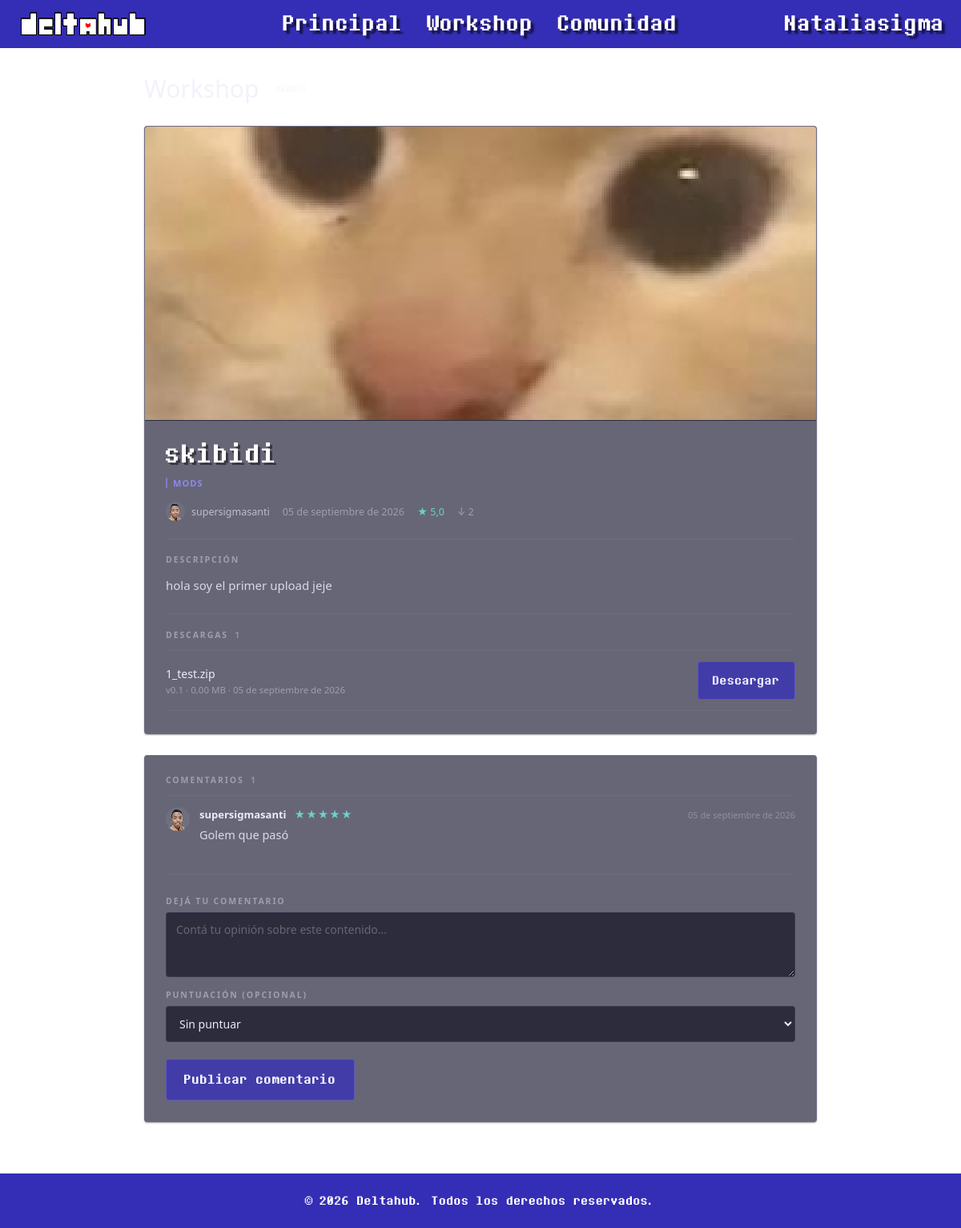
Screenshot of /item.php?id=1 (signed in) with the database file from the repository.
### tables this page shows
CREATE TABLE `items` (
  `id` int(11) NOT NULL,
  `usuario_id` int(11) NOT NULL,
  `categoria_id` int(11) NOT NULL,
  `titulo` varchar(100) NOT NULL,
  `descripcion` text DEFAULT NULL,
  `imagen_portada` varchar(255) DEFAULT NULL,
  `fecha_publicacion` datetime DEFAULT current_timestamp(),
  `fecha_actualizacion` datetime DEFAULT NULL,
  `descargas` int(11) DEFAULT 0
);

CREATE TABLE `categorias` (
  `id` int(11) NOT NULL,
  `nombre` varchar(50) NOT NULL
);

CREATE TABLE `usuarios` (
  `id` int(11) NOT NULL,
  `nombre_usuario` varchar(50) NOT NULL,
  `email` varchar(100) NOT NULL,
  `password_hash` varchar(255) NOT NULL,
  `avatar_url` varchar(255) DEFAULT NULL,
  `fecha_registro` datetime DEFAULT current_timestamp(),
  `rol` enum('usuario','moderador','admin') DEFAULT 'usuario',
  `bio` text DEFAULT NULL
);

CREATE TABLE `archivos` (
  `id` int(11) NOT NULL,
  `item_id` int(11) NOT NULL,
  `version` varchar(20) DEFAULT NULL,
  `url_archivo` varchar(255) NOT NULL,
  `tamano_mb` decimal(6,2) DEFAULT NULL,
  `fecha_subida` datetime DEFAULT current_timestamp()
);

CREATE TABLE `comentarios` (
  `id` int(11) NOT NULL,
  `item_id` int(11) NOT NULL,
  `usuario_id` int(11) NOT NULL,
  `contenido` text NOT NULL,
  `puntuacion` tinyint(4) DEFAULT NULL CHECK (`puntuacion` between 1 and 5),
  `fecha` datetime DEFAULT current_timestamp()
);

### item.php (the view, shortened to what this page needs)
<?php
require_once "config/database.php";
function fecha_espanol($fecha) {
    $meses = [
        1  => "enero",
        2  => "febrero",
        3  => "marzo",
        4  => "abril",
        5  => "mayo",
        6  => "junio",
        7  => "julio",
        8  => "agosto",
        9  => "septiembre",
        10 => "octubre",
        11 => "noviembre",
        12 => "diciembre"
    ];
    $f = new DateTime($fecha);
    return $f->format("d") . " de " . $meses[(int)$f->format("n")] . " de " . $f->format("Y");
}
$id = (int)($_GET["id"] ?? 0);
$stmt = $pdo->prepare("
    SELECT items.*, usuarios.nombre_usuario, usuarios.avatar_url, categorias.nombre AS categoria_nombre
    FROM items
    JOIN usuarios ON items.usuario_id = usuarios.id
    JOIN categorias ON items.categoria_id = categorias.id
    WHERE items.id = :id
    LIMIT 1
");
$stmt->execute([":id" => $id]);
$item = $stmt->fetch(PDO::FETCH_ASSOC);
$no_encontrado = empty($item);
$archivos = [];
$comentarios = [];
$valoracion = null;
if (!$no_encontrado) {
    $stmt = $pdo->prepare("SELECT * FROM archivos WHERE item_id = :id ORDER BY fecha_subida DESC");
    $stmt->execute([":id" => $id]);
    $archivos = $stmt->fetchAll(PDO::FETCH_ASSOC);
    $stmt = $pdo->prepare("
        SELECT comentarios.*, usuarios.nombre_usuario, usuarios.avatar_url
        FROM comentarios
        JOIN usuarios ON comentarios.usuario_id = usuarios.id
        WHERE comentarios.item_id = :id
        ORDER BY comentarios.fecha DESC
    ");
    $stmt->execute([":id" => $id]);
    $comentarios = $stmt->fetchAll(PDO::FETCH_ASSOC);
    foreach ($comentarios as $c) {
        if (!empty($c["puntuacion"])) {
            $valoracion[] = (int)$c["puntuacion"];
        }
    }
    if (!empty($valoracion)) {
        $valoracion = round(array_sum($valoracion) / count($valoracion), 1);
    }
}
?>
<!DOCTYPE html>
<html lang="es">
<head>
    <link rel="stylesheet" href="style.css">
</head>
<body class="workshop">
    <header>
        <a href="index.php" class="header-logo-LoginRegister">
            <img src="imagenes/DeltahubLogo3px.png" alt="logo deltahub">
        </a>
        <a href="index.php" id="shadow">Principal</a>
        <a href="workshop.php" id="shadow">Workshop</a>
        <a href="community.html" id="shadow">Comunidad</a>
        <div class="auth">
            <?php if (isset($_SESSION["usuario_id"])): ?>
                <a href="perfil.php?id=<?php echo (int)$_SESSION["usuario_id"]; ?>" id="shadow">
                    <?php echo htmlspecialchars($_SESSION["nombre_usuario"]); ?>
                </a>
            <?php endif; ?>
        </div>
    </header>
    <main class="item-layout">
        <?php if ($no_encontrado): ?>
            <div class="item-missing">
                <h1 class="item-missing-title">Contenido no encontrado</h1>
                <p class="item-missing-text">
                    Ese contenido no existe o fue eliminado.
                </p>
                <a href="workshop.php" class="item-back-link">Volver a la workshop</a>
            </div>
        <?php else: ?>
            <nav class="item-crumbs">
                <a href="workshop.php" class="item-crumb">Workshop</a>
                <span class="item-crumb-sep" aria-hidden="true">/</span>
                <span class="item-crumb-here"><?php echo htmlspecialchars($item["titulo"]); ?></span>
            </nav>
            <article class="item-card">
                <div class="item-cover">
                    <?php if (!empty($item["imagen_portada"])): ?>
                        <img src="<?php echo htmlspecialchars($item["imagen_portada"]); ?>" alt="Portada de <?php echo htmlspecialchars($item["titulo"]); ?>">
                    <?php else: ?>
                        <div class="ws-item-thumb-placeholder">
                            <?php echo htmlspecialchars(mb_strtoupper(mb_substr($item["categoria_nombre"], 0, 4), "UTF-8")); ?>
                        </div>
                    <?php endif; ?>
                </div>
                <div class="item-body">
                    <h1 class="item-title"><?php echo htmlspecialchars($item["titulo"]); ?></h1>
                    <p class="item-cat"><?php echo htmlspecialchars($item["categoria_nombre"]); ?></p>
                    <div class="item-meta">
                        <a class="item-author"
                           href="perfil.php?id=<?php echo (int)$item['usuario_id']; ?>"
                           title="Perfil de <?php echo htmlspecialchars($item['nombre_usuario']); ?>">
                            <img
                            class="item-author-avatar"
                            src="<?php echo htmlspecialchars($item['avatar_url']); ?>"
                            alt="Avatar de <?php echo htmlspecialchars($item['nombre_usuario']); ?>"
                            >
                            <span><?php echo htmlspecialchars($item["nombre_usuario"]); ?></span>
                        </a>
                        <span class="item-date"><?php echo htmlspecialchars(fecha_espanol($item["fecha_publicacion"])); ?></span>
                        <?php if ($valoracion !== null): ?>
                            <span class="item-rate" title="Promedio de las puntuaciones de la comunidad">★ <?php echo number_format($valoracion, 1, ',', '.'); ?></span>
                        <?php endif; ?>
                        <span class="item-downloads">↓ <?php echo (int)$item["descargas"]; ?></span>
                    </div>
                    <div class="item-rule"></div>
                    <h2 class="item-section-title">Descripción</h2>
                    <p class="item-desc"><?php echo nl2br(htmlspecialchars($item["descripcion"] ?: "Sin descripción.")); ?></p>
                    <div class="item-rule"></div>
                    <h2 class="item-section-title">
                        Descargas
                        <?php if (count($archivos) > 0): ?>
                            <span class="item-section-count"><?php echo count($archivos); ?></span>
                        <?php endif; ?>
                    </h2>
                    <?php if (empty($archivos)): ?>
                        <p class="item-note">Este contenido todavía no tiene archivos disponibles.</p>
                    <?php else: ?>
                        <div class="item-files">
                            <?php foreach ($archivos as $archivo): ?>
                                <div class="file-row">
                                    <div class="file-info">
                                        <span class="file-name">
                                            <?php echo htmlspecialchars(basename($archivo["url_archivo"])); ?>
                                        </span>
                                        <span class="file-detail">
                                            v<?php echo htmlspecialchars($archivo["version"] ?? "1.0"); ?>
                                            · <?php echo number_format((float)$archivo["tamano_mb"], 2, ',', '.'); ?> MB
                                            · <?php echo htmlspecialchars(fecha_espanol($archivo["fecha_subida"])); ?>
                                        </span>
                                    </div>
                                    <a href="descargar.php?id=<?php echo (int)$item["id"]; ?>" class="btn-download">Descargar</a>
                                </div>
                            <?php endforeach; ?>
                        </div>
                    <?php endif; ?>
                </div>
            </article>
            <section class="comments-card" id="comentarios">
                <h2 class="item-section-title">
                    Comentarios
                    <?php if (count($comentarios) > 0): ?>
                        <span class="item-section-count"><?php echo count($comentarios); ?></span>
                    <?php endif; ?>
                </h2>
                <?php if (empty($comentarios)): ?>
                    <p class="item-note">Todavía no hay comentarios. ¡Sé el primero!</p>
                <?php else: ?>
                    <div class="comment-list">
                        <?php foreach ($comentarios as $comentario):
                            $avatar = empty($comentario["avatar_url"]) ? "uploads/avatars/default.jpg" : $comentario["avatar_url"];
                        ?>
                            <div class="comment-item">
                                <img class="comment-avatar" src="<?php echo htmlspecialchars($avatar); ?>" alt="Avatar de <?php echo htmlspecialchars($comentario["nombre_usuario"]); ?>">
                                <div class="comment-body">
                                    <div class="comment-head">
                                        <a class="comment-author"
                                           href="perfil.php?id=<?php echo (int)$comentario['usuario_id']; ?>"
                                           title="Perfil de <?php echo htmlspecialchars($comentario["nombre_usuario"]); ?>">
                                            <?php echo htmlspecialchars($comentario["nombre_usuario"]); ?>
                                        </a>
                                        <?php if (!empty($comentario["puntuacion"])): ?>
                                            <span class="comment-stars">
                                                <?php
                                                    $c = (int)$comentario["puntuacion"];
                                                    echo str_repeat("★", $c) . str_repeat("☆", 5 - $c);
                                                ?>
                                            </span>
                                        <?php endif; ?>
                                        <span class="comment-date"><?php echo htmlspecialchars(fecha_espanol($comentario["fecha"])); ?></span>
                                    </div>
                                    <p class="comment-text"><?php echo nl2br(htmlspecialchars($comentario["contenido"])); ?></p>
                                </div>
                            </div>
                        <?php endforeach; ?>
                    </div>
                <?php endif; ?>
                <?php if (isset($_SESSION["usuario_id"])): ?>
                    <div class="item-rule"></div>
                    <form class="item-form" action="item.php?id=<?php echo (int)$item["id"]; ?>#comentarios" method="POST">
                        <label class="item-form-label" for="contenido">Dejá tu comentario</label>
                        <textarea id="contenido" name="contenido" rows="3" maxlength="1000" placeholder="Contá tu opinión sobre este contenido..." required></textarea>
                        <label class="item-form-label" for="puntuacion">Puntuación (opcional)</label>
                        <select id="puntuacion" name="puntuacion">
                            <option value="">Sin puntuar</option>
                        </select>
                        <button type="submit" class="btn-submit">Publicar comentario</button>
                    </form>
                <?php else: ?>
                    <p class="item-login-hint">
                        <a href="login.html">Iniciá sesión</a> para comentar.
                    </p>
                <?php endif; ?>
            </section>
        <?php endif; ?>
    </main>
    <footer>
        <p>&copy; 2026 Deltahub. Todos los derechos reservados.</p>
    </footer>
</body>
</html>

### rows the page displays
items: imagen_portada (picture), titulo "skibidi", categoria.nombre "MODS", usuario.avatar_url (picture), usuario.nombre_usuario "supersigmasanti", fecha_publicacion "05 de septiembre de 2026", descargas "2", descripcion "hola soy el primer upload jeje"
archivos: url_archivo "1_test.zip", version "0.1", tamano_mb "0,00", fecha_subida "05 de septiembre de 2026"
comentarios: usuario.avatar_url (picture), usuario.nombre_usuario "supersigmasanti", puntuacion "★★★★★", fecha "05 de septiembre de 2026", contenido "Golem que pasó"

### other values shown
$_SESSION["nombre_usuario"] "Nataliasigma"
$valoracion "5,0"
count($archivos) "1"
count($comentarios) "1"
